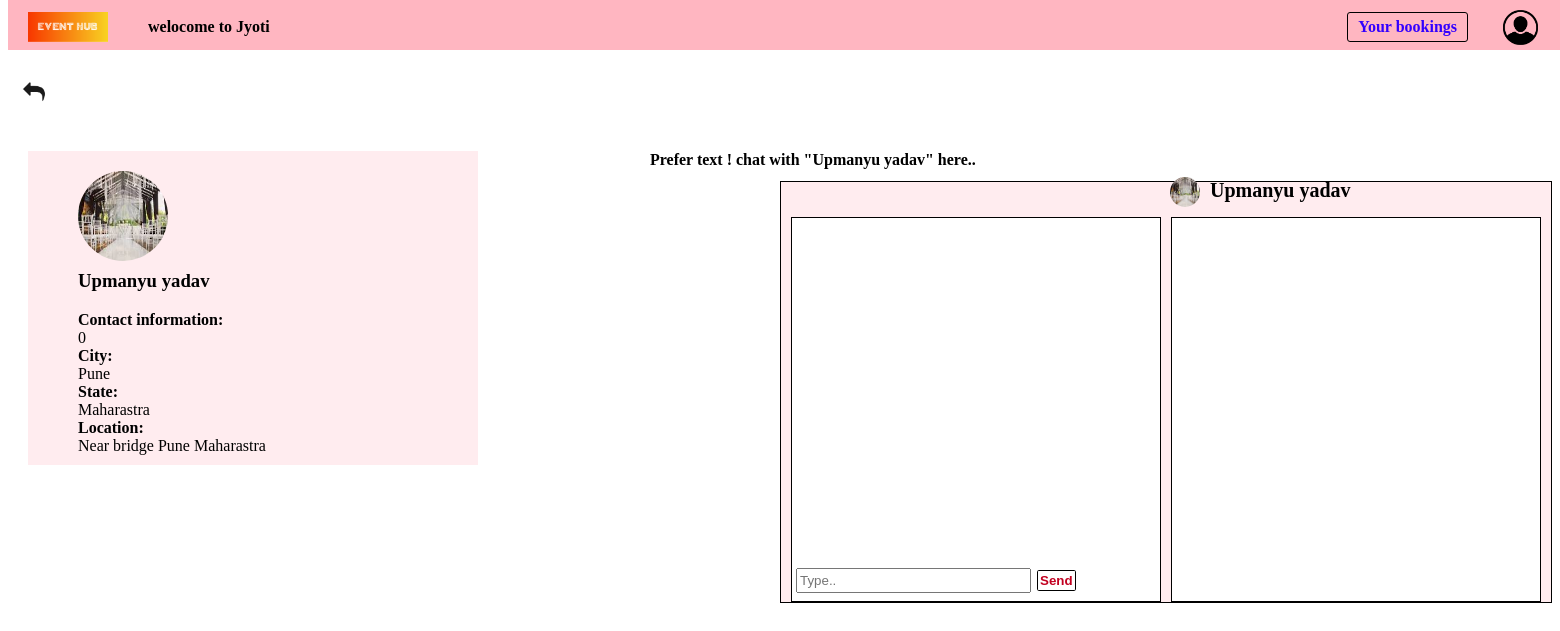
The app's page /event-planner-info/24/ (signed in), older data.
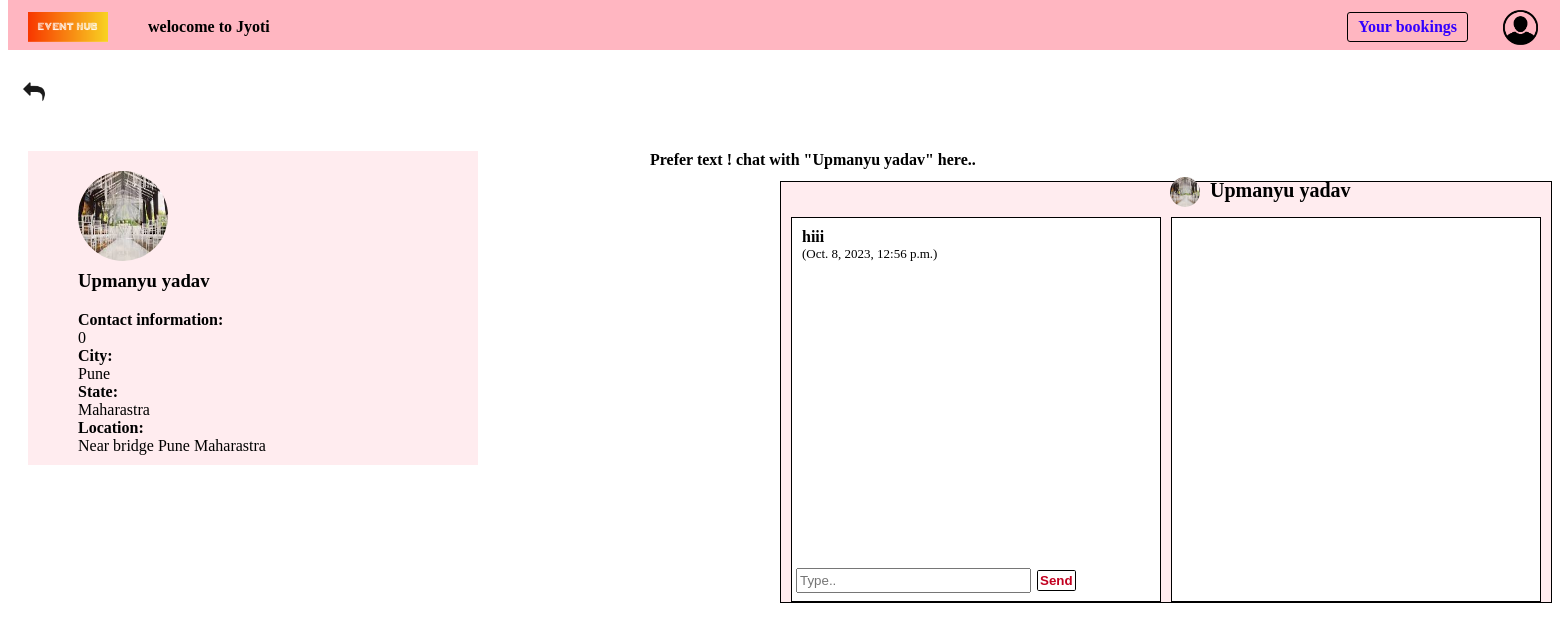
The same page, newer data.
### EventPlanner/models.py (models this page shows, shortened)
class UserProfile(models.Model):
    user = models.OneToOneField(User,on_delete=models.CASCADE)
    user_type = models.CharField(choices=user_type_choices,max_length=50)
    contact_info = models.CharField(max_length = 200,blank = True,null = True,verbose_name='Contact information')
    company_name = models.CharField(max_length =  50,blank = True,null = True)
    website = models.URLField(max_length = 200,blank = True,null = True)
    about = models.TextField(blank = True,null = True)
    city = models.CharField(max_length = 20,null = False,blank = False)
    state = models.CharField(max_length = 20,null = False,blank = False)
    location = models.TextField(blank = True,null = True)
    service_offered = models.TextField(blank = True,null = True)
    profile_picture = models.ImageField(upload_to = 'images/',null = True,blank = True)
    vendor_images = models.ManyToManyField('Image', blank = True,null = True,related_name = 'portfolio_images')

### customer/models.py (models this page shows)
class Messages(models.Model):
    sender = models.ForeignKey(User,on_delete=models.CASCADE,null=False,blank=False)
    receiver = models.ForeignKey(User,on_delete=models.CASCADE,null=False,blank=False,related_name = 'receiver')
    message = models.TextField(null=False,blank=False)
    created=models.DateTimeField(auto_now_add = True)

### EventPlanner/views.py (the view)
# urls.py: path('event-planner-info/<int:pk>/',views.EventPlannerInfo),
def EventPlannerInfo(request,pk):
    if not request.user.is_authenticated or request.user.userprofile.user_type == 'is_customer':
        user = User.objects.get(id = int(pk))
        user_profile = UserProfile.objects.get(user = user)
        images = Image.objects.filter(user_profile = user_profile)
        if request.method == 'POST':
            if not request.user.is_authenticated:
                return redirect('/login/')
            unique_token_form = request.POST.get('unique-token')
            unique_token_session = request.session.get('chat_token')
            if unique_token_form == unique_token_session:
                message_form = MessageForm(request.POST)
                if message_form.is_valid():
                    message_object = message_form.save(commit = False)
                    message_object.sender = request.user
                    vendor = User.objects.get(id=int(pk))
                    message_object.receiver = vendor
                    message_object.save()
                    del request.session['chat_token']
                    return redirect(f'/event-planner-info/{pk}/')
        else:
            unique_token = str(uuid.uuid4())
            request.session['chat_token'] = unique_token
        if request.user.is_authenticated:
            messages = Messages.objects.filter(sender = request.user)
        else:
            messages = None
        vendor = User.objects.get(id = pk)
        user_profile = UserProfile.objects.get(user = vendor)
        user_profile_form = UserProfileForm(instance = user_profile)
        try:
            received_dict,sent_dict = Messages_display(request)
        except:
            received_dict = None
            sent_dict = None
        context = {'user_profile_form':user_profile_form,'vendor':vendor,'MessageForm':MessageForm,'messages':messages,'unique_token':unique_token,'pk':pk,'received_dict':received_dict,'sent_dict':sent_dict,'images':images}
        return render(request,'EventPlanner/event-planner-info.html',context)

### EventPlanner/forms.py
class UserProfileForm(ModelForm):
    class Meta:
        model = UserProfile
        widgets = {'profile_picture':FileInput()}
        fields = '__all__'
        exclude = ('user_type','user',)

### EventPlanner/templates/EventPlanner/event-planner-info.html (shortened to what this page needs)
{% load static %}
<link rel="stylesheet" href="{% static 'EventPlanner/css/navbar.css' %}">
<link rel="stylesheet" href="{% static 'EventPlanner/css/event-planner-info.css' %}">
<div class="navbar-div">
    {% include 'navbar.html' %}
</div>
<a href="{{request.META.HTTP_REFERER}}" class="go-back">
    <img src="/static/images/back.png" alt="" width="40px"  >
</a>
<p class="chat-slogan">Prefer text ! chat with "{{vendor.first_name}} {{vendor.last_name}}" here..</p>
<div class="grid-div">
    <div class="vendor-info-div">
        {% if vendor.userprofile.profile_picture %}
        <img src="{{vendor.userprofile.profile_picture.url}}" alt="" width="90" height="90" class="profile-image">
        {% else %}
            <img src="/static/images/No profile.jpeg" alt="" width="100" height="100" class="profile-image">
        {% endif %}
        <h3>{{vendor.first_name}} {{vendor.last_name}}</h3>
        {% for field in user_profile_form %}
            {% if not field.name == 'profile_picture' and not field.name == 'vendor_images' %}
                {% if field.value %}
                    {% if field.name == 'website' %}
                    <div class="field-lable">{{field.label_tag}}</div>
                    <a href="{{field.value}}"> {{field.value}}</a>
                    {% else %}
            <div class="field-lable">{{field.label_tag}}</div>
                <div class="field-value">{{field.value}}</div>
                    {% endif %}
                {% endif %}
            {% endif %}
        {% endfor %}
    </div>
    <div class="inner-grid-div">
            <div class="sender-messages">
                <div>
                    {% for message in messages %}
                        {% if message.receiver.id == pk %}
                        <div class="message"><b>{{message.message}}</b></div>
                        <div style="font-size: small;">({{message.created}})</div>
                        <br>
                        {% endif %}
                    {% endfor %}
                    <br>
                </div>
            </div>
            <div class="receiver-messages">
                <br>
            </div>
    </div>
    <div class="empty-div"></div>
    <div class="form-div">
        <form action="" method="POST" id="send-bar">
                {{MessageForm.message}}
            <input type="submit" value="Send" class="send-button">
        </form>
        <img src="{{vendor.userprofile.profile_picture.url}}" alt="" width="30px" height="30px" class="profile">
        <div class="sender-name">
            {{vendor.first_name}} {{vendor.last_name}}
        </div>
    </div>
</div>

Row changes from the older to the newer data that the page shows:
added Messages: message "hiii", created "Oct. 8, 2023, 12:56 p.m."
